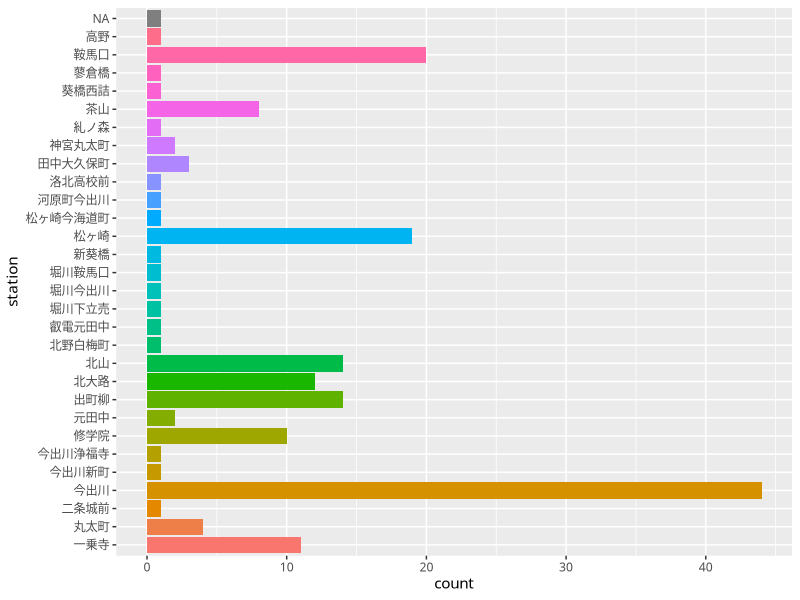
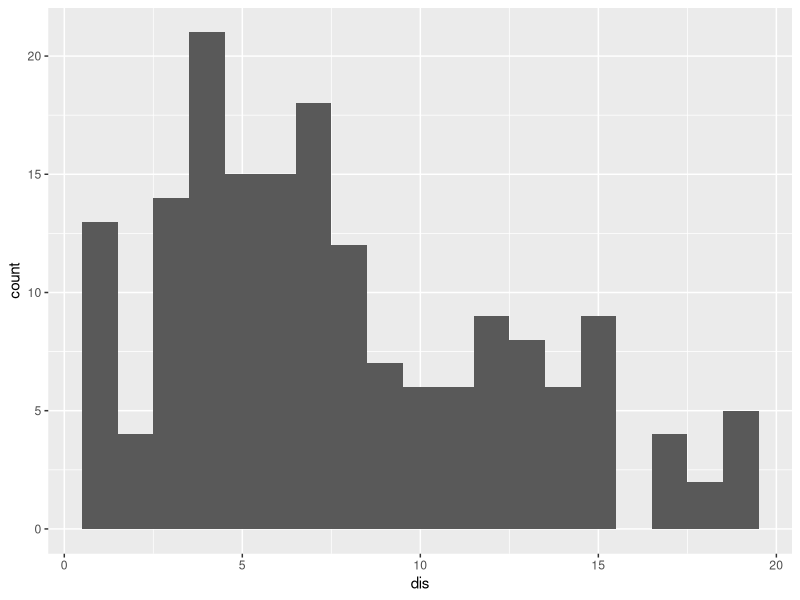
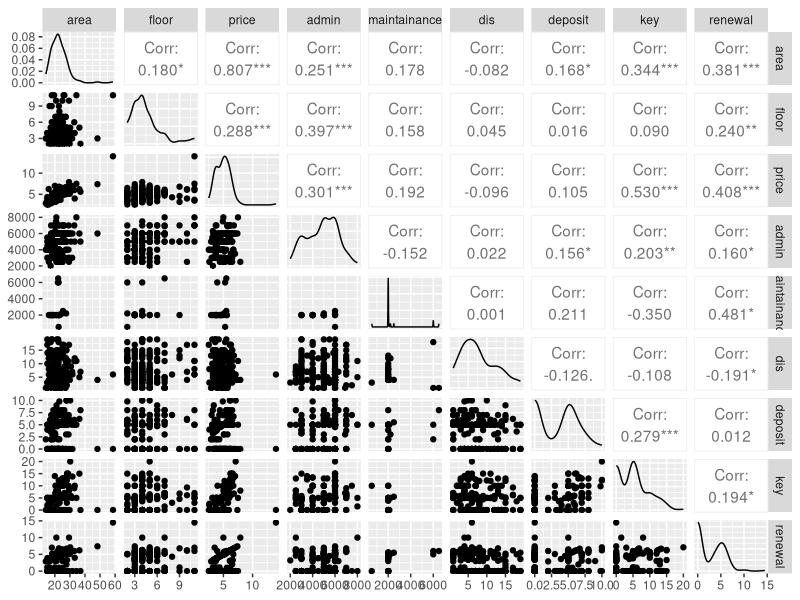
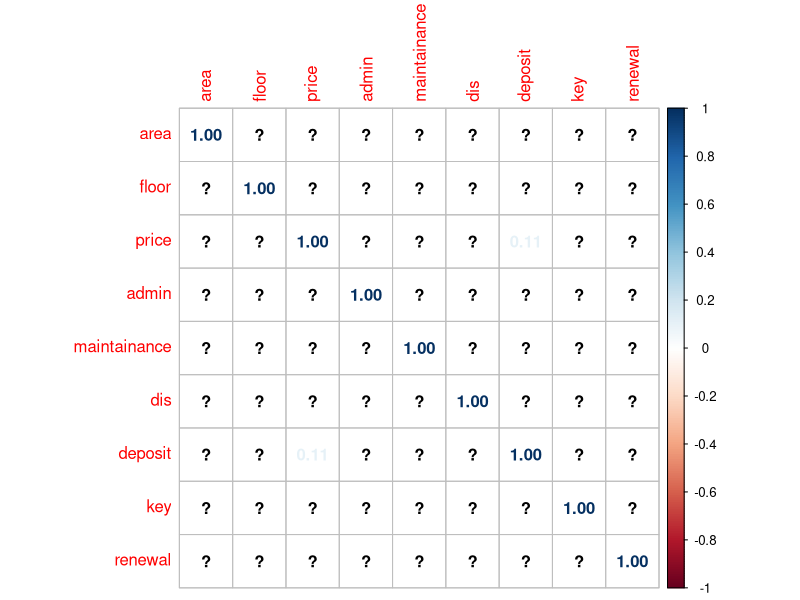

These figures' R source, in order: (Note: this script raises an error after producing the figures.)
## ---- chunk 1
library(tidyverse)
library(corrplot)
library(GGally)
rent = read.csv("data/cleaned_rent.csv")
## ---- chunk 2

## ---- chunk 3
str(rent)
## ---- chunk 4
rent %>% 
  ggplot(aes(station, fill = station)) +
  geom_bar(show.legend = FALSE) +
  theme_gray(base_family = "HiraKakuPro-W3") +
  coord_flip()
## ---- chunk 5
rent %>% 
  filter(methods == "徒歩") %>% 
  ggplot(aes(dis)) +
  geom_histogram(binwidth = 1)
## ---- chunk 6
cor_dat = select(rent, area, floor, price, admin, maintainance, dis, deposit, key, renewal)
## ---- chunk 7
ggpairs(cor_dat)
## ---- chunk 8
corrplot(cor(cor_dat), method="number")
## ---- chunk 9
ggcorplot(
  data = select(rent, area, floor, price, admin, maintainance, dis, deposit, key, renewal),
  var_text_size = 5,
  cor_text_limits = c(5,10))
## ---- chunk 10
corrplot(
  cor(select(rent, area, floor, price, admin, maintainance, dis, deposit, key, renewal)),
  method="color",  
  sig.level = 0.01, 
  insig = "blank",
  addCoef.col = "black", 
  tl.srt=45, 
  type="upper")
## ---- chunk 11
select(rent, area, floor, price, admin, maintainance, dis, deposit, key, renewal) %>% 
  summary()
## ---- chunk 12
select(rent, area, floor, price, admin, maintainance, dis, deposit, key, renewal)
